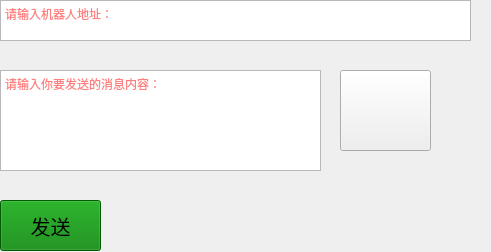
<?xml version="1.0" encoding="UTF-8"?>
<ui version="4.0">
 <class>Form</class>
 <widget class="QWidget" name="Form">
  <property name="geometry">
   <rect>
    <x>0</x>
    <y>0</y>
    <width>491</width>
    <height>252</height>
   </rect>
  </property>
  <property name="windowTitle">
   <string>企业微信机器人发消息</string>
  </property>
  <property name="styleSheet">
   <string notr="true">QPushButton#pushButton { 
    font-size:20px;
    font-family:微软雅黑;
	background-color: green;

}
QPushButton#pic { 
    font-size:20px;
    font-family:微软雅黑;
	background-image:url(wx.jpg);
}
QPlainTextEdit{
	color: red;
}</string>
  </property>
  <widget class="QPushButton" name="pushButton">
   <property name="geometry">
    <rect>
     <x>0</x>
     <y>200</y>
     <width>101</width>
     <height>51</height>
    </rect>
   </property>
   <property name="text">
    <string>发送</string>
   </property>
  </widget>
  <widget class="QPlainTextEdit" name="Text_url">
   <property name="geometry">
    <rect>
     <x>0</x>
     <y>0</y>
     <width>471</width>
     <height>41</height>
    </rect>
   </property>
   <property name="placeholderText">
    <string>请输入机器人地址：</string>
   </property>
  </widget>
  <widget class="QPlainTextEdit" name="Text_message">
   <property name="geometry">
    <rect>
     <x>0</x>
     <y>70</y>
     <width>321</width>
     <height>101</height>
    </rect>
   </property>
   <property name="placeholderText">
    <string>请输入你要发送的消息内容：</string>
   </property>
  </widget>
  <widget class="QPushButton" name="pic">
   <property name="geometry">
    <rect>
     <x>340</x>
     <y>70</y>
     <width>91</width>
     <height>81</height>
    </rect>
   </property>
   <property name="text">
    <string/>
   </property>
  </widget>
 </widget>
 <resources/>
 <connections/>
</ui>
